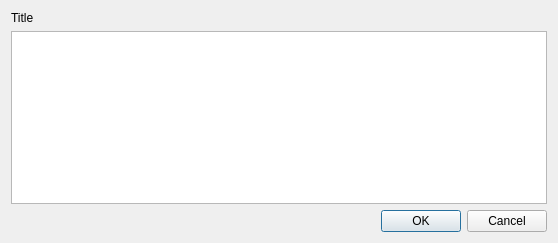
<?xml version="1.0" encoding="UTF-8"?>
<ui version="4.0">
 <class>gui::DialogConfirmListDeletion</class>
 <widget class="QDialog" name="gui::DialogConfirmListDeletion">
  <property name="geometry">
   <rect>
    <x>0</x>
    <y>0</y>
    <width>558</width>
    <height>243</height>
   </rect>
  </property>
  <property name="windowTitle">
   <string>Confirmer la suppression</string>
  </property>
  <layout class="QVBoxLayout" name="verticalLayout">
   <item>
    <widget class="QLabel" name="lbl_title">
     <property name="text">
      <string>Title</string>
     </property>
    </widget>
   </item>
   <item>
    <widget class="QListWidget" name="lw_elementList"/>
   </item>
   <item>
    <widget class="QDialogButtonBox" name="buttonBox">
     <property name="orientation">
      <enum>Qt::Horizontal</enum>
     </property>
     <property name="standardButtons">
      <set>QDialogButtonBox::Cancel|QDialogButtonBox::Ok</set>
     </property>
    </widget>
   </item>
  </layout>
 </widget>
 <resources/>
 <connections>
  <connection>
   <sender>buttonBox</sender>
   <signal>accepted()</signal>
   <receiver>gui::DialogConfirmListDeletion</receiver>
   <slot>accept()</slot>
   <hints>
    <hint type="sourcelabel">
     <x>248</x>
     <y>254</y>
    </hint>
    <hint type="destinationlabel">
     <x>157</x>
     <y>274</y>
    </hint>
   </hints>
  </connection>
  <connection>
   <sender>buttonBox</sender>
   <signal>rejected()</signal>
   <receiver>gui::DialogConfirmListDeletion</receiver>
   <slot>reject()</slot>
   <hints>
    <hint type="sourcelabel">
     <x>316</x>
     <y>260</y>
    </hint>
    <hint type="destinationlabel">
     <x>286</x>
     <y>274</y>
    </hint>
   </hints>
  </connection>
 </connections>
</ui>
